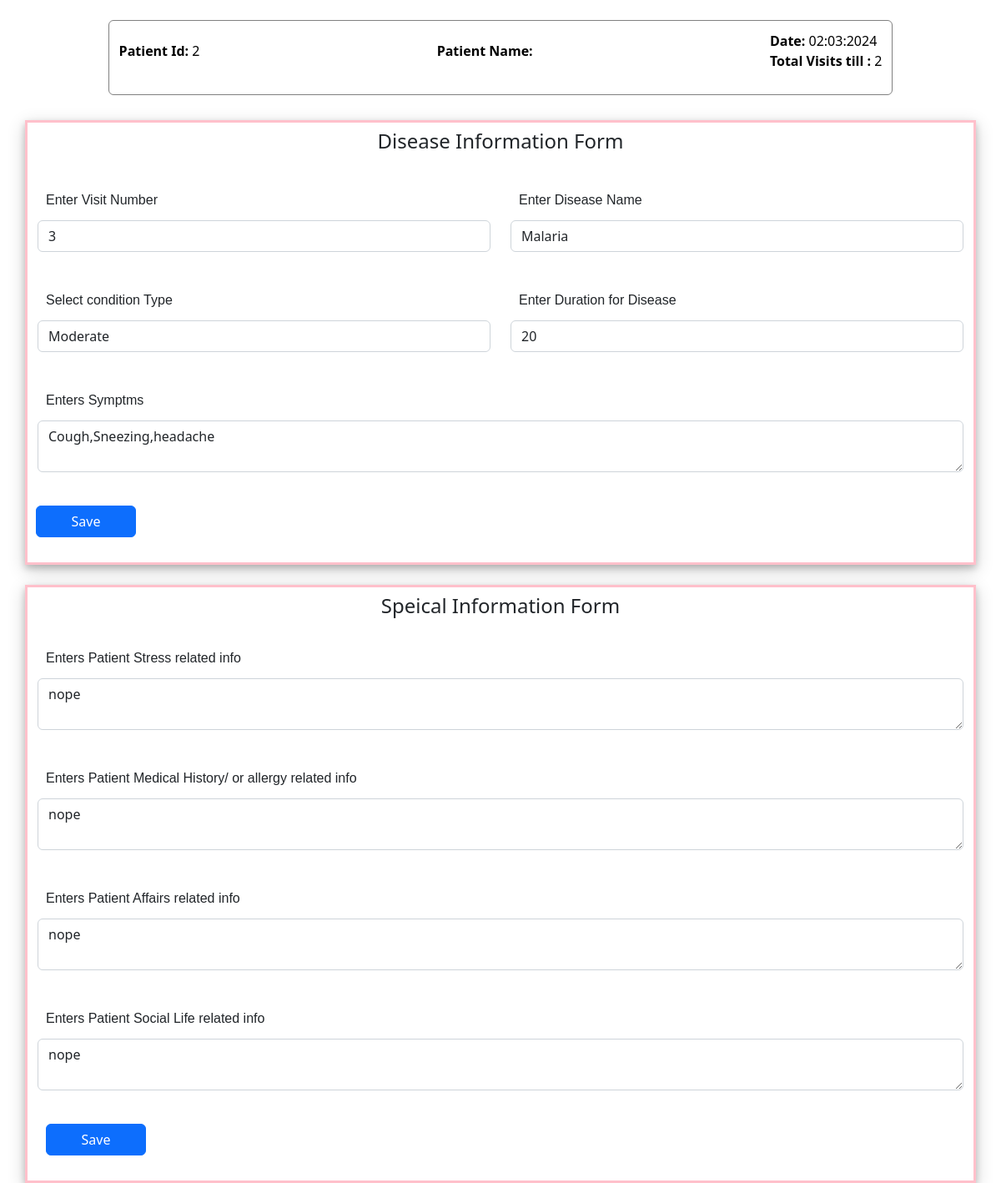
Page /revisit.php?pid=2 on the committed database.
### tables this page shows
CREATE TABLE `disease` (
  `id` int(5) NOT NULL,
  `visit_no` int(5) NOT NULL,
  `patient_id` int(5) NOT NULL,
  `patient_name` varchar(25) DEFAULT NULL,
  `disease_name` varchar(50) DEFAULT NULL,
  `condition_type` varchar(25) NOT NULL,
  `disease_duration` int(8) NOT NULL,
  `symptom` varchar(150) DEFAULT NULL,
  `visit_date` date DEFAULT NULL
);

CREATE TABLE `patienthealth` (
  `id` int(5) NOT NULL,
  `visit_no` int(5) NOT NULL,
  `patient_id` int(5) NOT NULL,
  `patient_name` varchar(25) DEFAULT NULL,
  `stress` varchar(255) DEFAULT NULL,
  `socialinfo` varchar(255) DEFAULT NULL,
  `affairsinfo` varchar(255) DEFAULT NULL,
  `medicalhistory` varchar(255) DEFAULT NULL,
  `visit_date` date NOT NULL
);

### revisit.php (the view, shortened to what this page needs)
<?php
include("conn.php");
$pid = $_GET['pid'];
$pname = $_GET['pname'];
$sel = "SELECT * FROM `disease` where patient_id = $pid;";
$query = mysqli_query($conn,$sel);
$sel_lastvis = "SELECT * FROM `disease` WHERE patient_id = $pid ORDER by visit_no desc limit 1;";
$query_lastvis = mysqli_query($conn,$sel_lastvis);
$rows = mysqli_num_rows($query);
$res_visit_last = mysqli_fetch_assoc($query_lastvis);
$visitNo_err = $disName_err = $disCType_err = $disDuration_err = $symptom_err = "";
        ?>
    <?php
    $sel2_lastvis = "SELECT * FROM `patienthealth` WHERE patient_id = $pid ORDER by visit_no desc limit 1;";
    $query2_lastvis = mysqli_query($conn,$sel2_lastvis);
$res2 = mysqli_fetch_assoc($query2_lastvis);
    $stress_err = $social_err = $mh_err = $affair_err = "";
?>
<!DOCTYPE html>
<html lang="en">
<head>
    <link href="https://cdn.jsdelivr.net/npm/bootstrap@5.2.3/dist/css/bootstrap.min.css" rel="stylesheet">
 <link rel="stylesheet" href="css/diagnose.css">
</head>
<body>
<form method="POST" action="" id="myform">
            <div class="container-fluid">
        <div class="mt-4  text-light p_info">
<p><b>Patient Id:</b> <span><?php echo $pid;  ?></span></p>
<p> <b>Patient Name:</b> <span><?php echo $pname;  ?></span></p>
<p> <b>Date:</b>  <span><?php echo date("d:m:Y");  ?></span>
<br><span><b>Total Visits till : </b><?php echo $rows;  ?></span>
</p>
        </div>
    </div>
    <div class="container visit" id="hide">
        <center><h4 class="pt-2">Disease Information Form</h4></center>
        <div class="row">
            <div class="mt-4  col-md-6">
                <label>Enter Visit Number</label>
                <input type="number" class="form-control" id="visit_no" name="visit_no" placeholder="Enter Visit Number....." value="<?php echo $res_visit_last['visit_no'] + 1; ?>" readonly>
            <span class="err"><?php echo $visitNo_err;    ?></span>
            </div>
            <div class="mt-4 col-md-6">
                <label>Enter Disease Name</label>
                <input type="text" class="form-control" id="disease_name" name="disease_name" placeholder="Enter Visit Number....." value="<?php echo  $res_visit_last['disease_name']; ?>">
                <span class="err"><?php echo $disName_err;  ?></span>
            </div>
            <div class="mt-4  col-md-6">
                <label>Select condition Type</label>
               <select class="form-control" id="d_type" name="d_type" readonly>
<option value="<?php echo $res_visit_last['condition_type']; ?>"><?php echo $res_visit_last['condition_type']; ?></option>
               </select>
               <span class="err"><?php echo $disCType_err;    ?></span>
            </div>
            <div class="mt-4 col-md-6">
                <label>Enter Duration for Disease</label>
                <input type="text" class="form-control" id="duration_no" name="duration_no" placeholder="Enter Duration for Disease....." value="<?php echo $res_visit_last['disease_duration']; ?>">
                <span class="err"><?php echo  $disDuration_err;   ?></span>
            </div>
            <div class="mt-4">
                <label>Enters Symptms</label>
                <textarea class="form-control" name="symptom"  placeholder="Enters Symptms......" value="" ><?php echo $res_visit_last['symptom']; ?></textarea>
                <span class="err"><?php echo  $symptom_err;   ?></span>
            </div>
            <button  id="save_dis"  name="save_dis" class="btn btn-primary save_btn">Save</button>
        </div>
        </div>
        </form>
        <div class="container mt-4 patient_rec">
        <form  method="POST" action="">
        <center><h4 class="pt-2">Speical Information Form</h4></center>
<div class="mt-4" form-group>
    <label>Enters Patient Stress related info</label>
    <textarea class="form-control" name="stress" placeholder="Enters Patient Stress related info......"><?php echo $res2['stress'];   ?></textarea>
    <span class="err"><?php echo  $stress_err;   ?></span>
</div>
<div class="mt-4" form-group>
    <label>Enters Patient Medical History/ or allergy  related info</label>
    <textarea class="form-control" name="mh" placeholder="Enters Patient Stress related info......" ><?php echo $res2['medicalhistory'];   ?></textarea>
    <span class="err"><?php echo  $mh_err;   ?></span>
</div>
<div class="mt-4" form-group>
    <label>Enters Patient Affairs related info</label>
    <textarea class="form-control" name="affair" placeholder="Enters Patient Stress related info......"><?php echo $res2['affairsinfo'];   ?></textarea>
    <span class="err"><?php echo  $affair_err;   ?></span>
</div>
<div class="mt-4" form-group>
    <label>Enters Patient Social Life  related info</label>
    <textarea class="form-control" name="social" placeholder="Enters Patient Stress related info......"><?php echo $res2['socialinfo'];   ?></textarea>
    <span class="err"><?php echo  $social_err;   ?></span>
</div>
<button name="save_patient_rec" id="save_patient_rec" class="btn btn-primary save_btn">Save</button>
</form>
    </div>
</body>
</html>

### css/diagnose.css (style rules this page uses)
.p_info { width:80%; margin: auto; display: flex; justify-content: space-between; align-items: center; border: 1px solid grey; border-radius: 6px; }
.err { color:red; padding: 5px 8px; display: block; }
.p_info p { padding: 12px; color: black; }
label { text-align: center; font-size: 16px; font-weight: 450; font-family: Arial, Helvetica, sans-serif; padding: 12px 10px; }
.save_btn { width: 120px; margin: 30px 10px; }
.container { border: 3px solid pink; margin-top: 30px; box-shadow: 0 4px 8px 0 rgba(0, 0, 0, 0.2), 0 6px 20px 0 rgba(0, 0, 0, 0.19)!important; }

### rows in the picture
disease: visit_no "3", disease_name "Malaria", d_type "Moderate", duration_no "20", symptom "Cough,Sneezing,headache"
patienthealth: stress "nope", mh "nope", affair "nope", social "nope"

### other values in the picture
$pid "2"
$rows "2"
